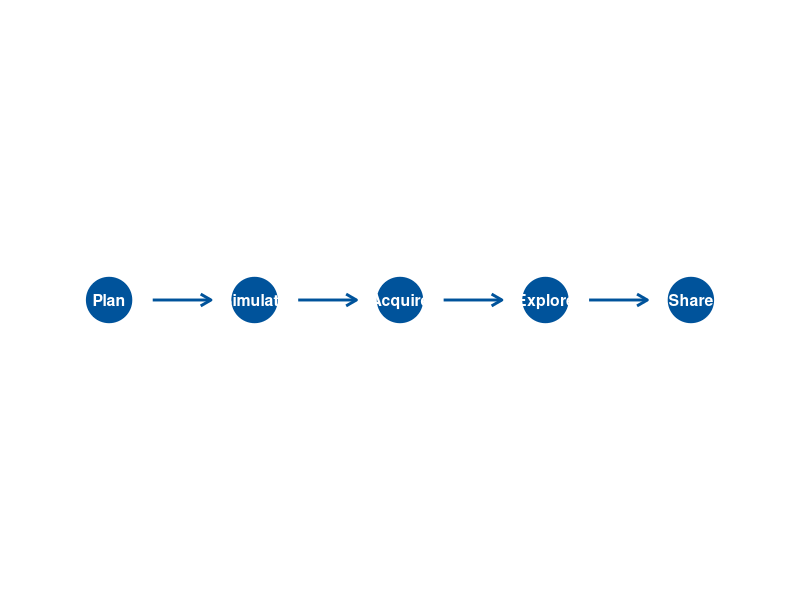
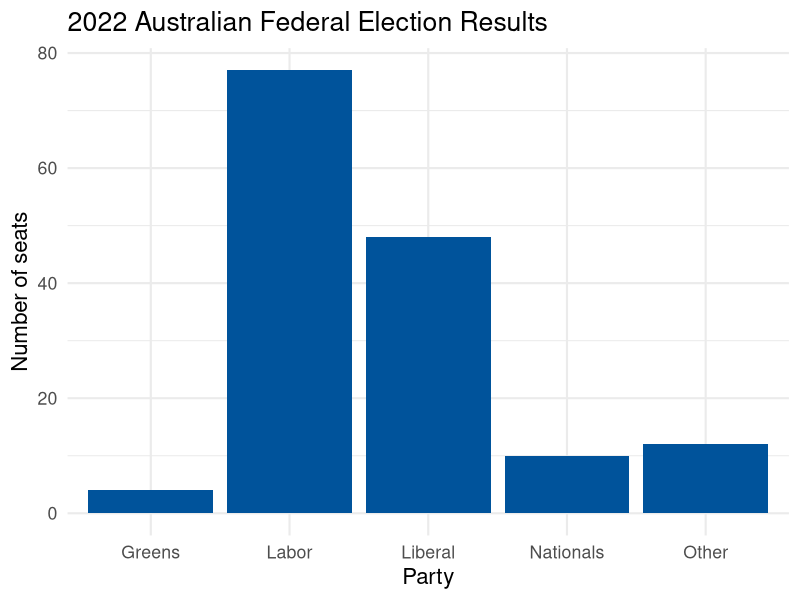

Reproduce these figures in R, in order.
## ---- chunk 1
#| echo: false
#| message: false
#| warning: false
library(tidyverse)
## ---- chunk 2
#| echo: false
#| fig-width: 10
#| fig-height: 3
workflow_data <- tibble(
  step = factor(c("Plan", "Simulate", "Acquire", "Explore", "Share"), 
                levels = c("Plan", "Simulate", "Acquire", "Explore", "Share")),
  x = 1:5,
  y = 1
)

ggplot(workflow_data, aes(x = x, y = y)) +
  geom_point(size = 15, colour = "#00539b") +
  geom_text(aes(label = step), colour = "white", fontface = "bold", size = 4) +
  geom_segment(aes(x = x + 0.3, xend = x + 0.7, y = y, yend = y),
               data = workflow_data |> filter(x < 5),
               arrow = arrow(length = unit(0.3, "cm")),
               colour = "#00539b", linewidth = 1) +
  theme_void() +
  coord_cartesian(xlim = c(0.5, 5.5))
## ---- chunk 3
# This is a comment - R ignores it
# Basic arithmetic
1 + 1
## ---- chunk 4
# Creating objects with the assignment operator
my_number <- 42
my_number
## ---- chunk 5
# Using functions
sqrt(my_number)
## ---- chunk 6
mean(c(1, 2, 3, 4, 5))
## ---- chunk 7
# Create simulated data
simulated_data <- tibble(
  division = 1:151,  # 151 seats in the House
  party = sample(
    x = c("Liberal", "Labor", "Nationals", "Greens", "Other"),
    size = 151,
    replace = TRUE
  )
)

# Check the first few rows
head(simulated_data)
## ---- chunk 8
#| echo: false
# For the slides, we'll simulate the cleaned data
cleaned_elections_data <- tibble(
  division = c("Adelaide", "Aston", "Ballarat", "Banks", "Barker", "Barton",
               "Bass", "Bean", "Bendigo", "Bennelong"),
  elected_party = c("Labor", "Liberal", "Labor", "Liberal", "Liberal", 
                    "Labor", "Labor", "Labor", "Labor", "Liberal")
)

# Simulate full dataset for the plot
set.seed(2022)
full_data <- tibble(
  division = paste0("Division_", 1:151),
  elected_party = sample(
    c(rep("Labor", 77), rep("Liberal", 48), rep("Nationals", 10),
      rep("Greens", 4), rep("Other", 12))
  )
)
## ---- chunk 9
# Count seats by party
full_data |>
  count(elected_party) |>
  arrange(desc(n))
## ---- chunk 10
#| fig-width: 10
#| fig-height: 5
full_data |>
  ggplot(aes(x = elected_party)) +
  geom_bar(fill = "#00539b") +
  theme_minimal(base_size = 16) +
  labs(
    x = "Party",
    y = "Number of seats",
    title = "2022 Australian Federal Election Results"
  )
